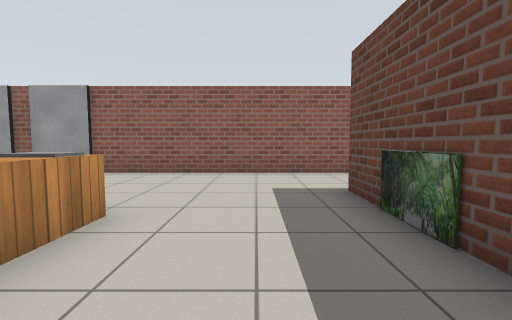
[1] (above)

16 first-person views from a walk through a robot-simulator world made for Gazebo. The camera is 0.9 m above the floor, tilts 4° down and sees 90° across. The floor is counted in squares, 1 m on a side. Each view is taken from the middle of a square. On the plan, view 1 faces up. The plan holds only what a view shows up to about 10 squares ahead; the rest is blank. Robots are left out. Simple patterns stand in for the simulator's built-in surfaces. Simple shapes stand in for some stock models. Some surface patterns are stand-ins.

[2]
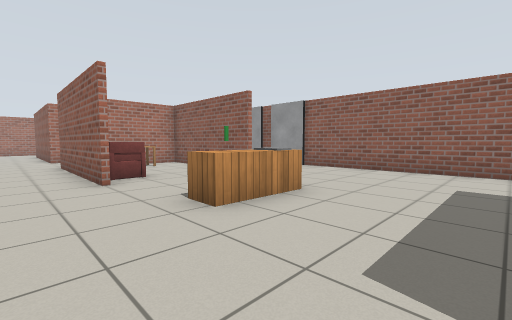

[3]
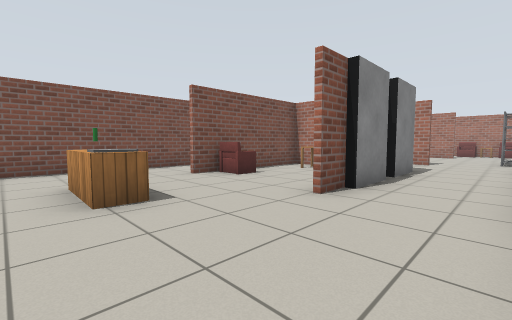

[4]
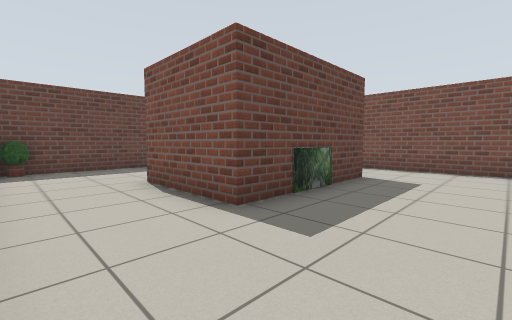

[5]
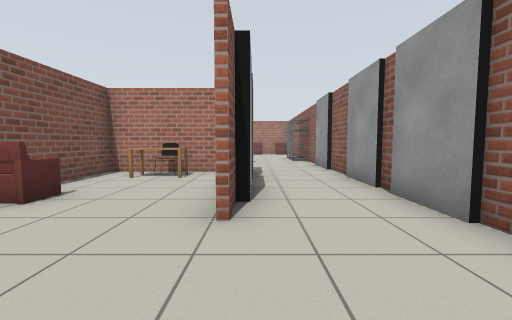

[6]
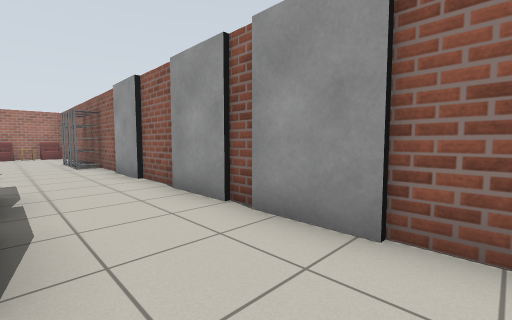

[7]
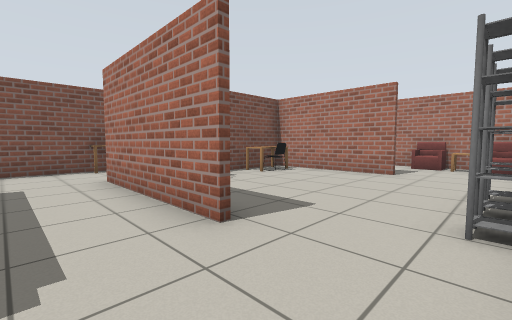

[8]
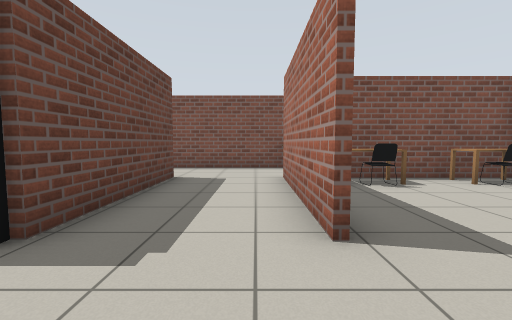

[9]
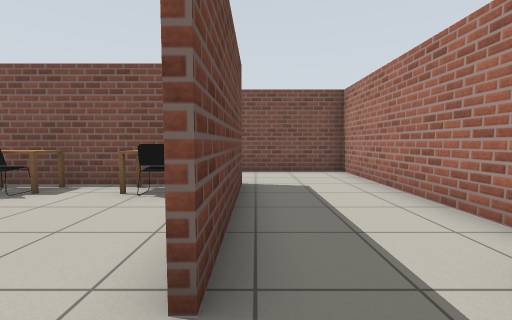

[10]
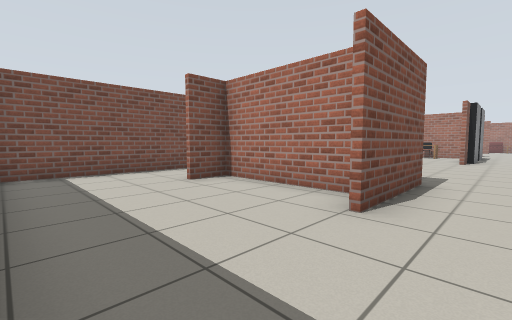

[11]
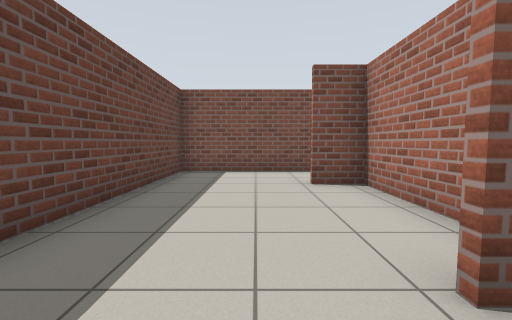

[12]
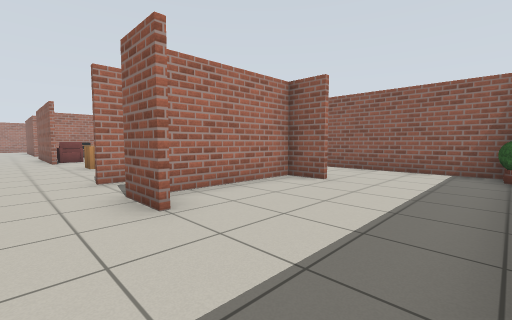

[13]
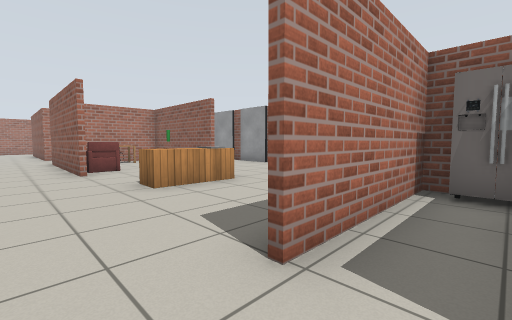

[14]
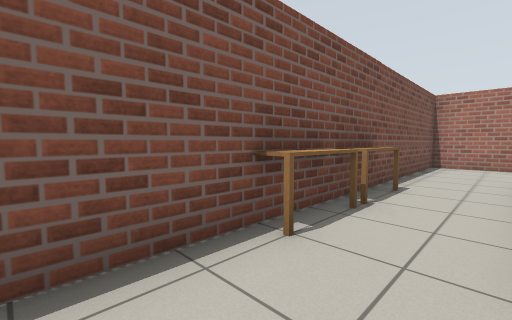

[15]
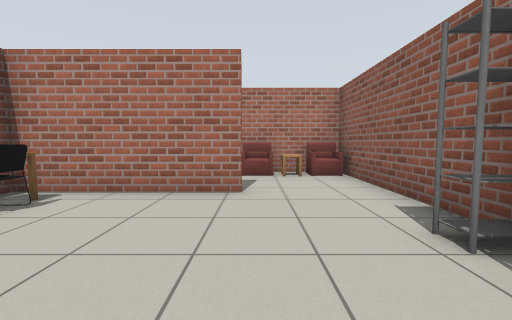

[16]
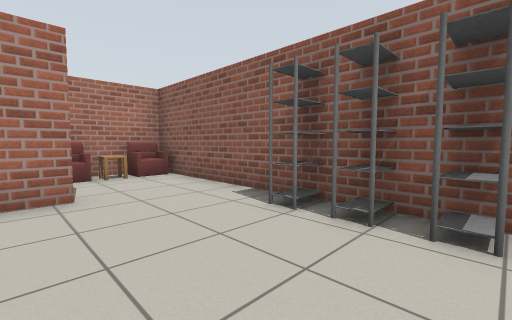

### Floor plan
Ten units are one square. View 1 is at (0, 0); x grows to the right and y downward. Boxes are objects, and circles mark ways between rooms. Rooms are numbered by the first view taken in them; rooms with no view inside come last. Other rooms are left out.
<svg viewBox="-222 -90 312 120">
<path fill="none" stroke="#000" d="M-97 -39 -97 -6 -49 -6M-55 -47 -49 -47M-127 -48 -127 -4M-48 -45 -55 -45M-89 -75 -105 -75M-49 -4 -99 -4 -99 -46M-65 -75 -71 -75M-64 20 26 20M-125 -75 -135 -75M-135 20 -90 20M-166 -6 -154 -6M-164 -75 -217 -75 -217 20 -164 20M-185 -48 -185 -6M-187 -6 -187 -48M17 -4 17 -47 49 -47M29 -45 19 -45 19 -26M55 -75 -45 -75M49 -45 37 -45 37 -6 49 -6M49 -4 35 -4M80 -75 55 -75M36 20 83 20 83 -66M26 20 36 20M19 -26 19 -4M31 -39 22 -39"/>
<rect x="-215" y="-55" width="10" height="10" fill="#bbb"><title>sofa</title></rect>
<rect x="-215" y="-65" width="10" height="10" fill="#bbb"><title>side table</title></rect>
<rect x="-215" y="-75" width="10" height="10" fill="#bbb"><title>sofa</title></rect>
<rect x="-185" y="-15" width="20" height="10" fill="#bbb"><title>desk</title></rect>
<rect x="-175" y="-25" width="10" height="10" fill="#bbb"><title>chair</title></rect>
<rect x="-165" y="15" width="20" height="10" fill="#bbb"><title>table</title></rect>
<rect x="-165" y="-85" width="10" height="20" fill="#bbb"><title>shelf</title></rect>
<rect x="-155" y="-15" width="20" height="10" fill="#bbb"><title>desk</title></rect>
<rect x="-155" y="-25" width="10" height="10" fill="#bbb"><title>chair</title></rect>
<rect x="-155" y="-85" width="10" height="20" fill="#bbb"><title>shelf</title></rect>
<rect x="-145" y="15" width="10" height="10" fill="#bbb"><title>table</title></rect>
<rect x="-145" y="-85" width="10" height="20" fill="#bbb"><title>shelf</title></rect>
<rect x="-125" y="-85" width="20" height="10" fill="#bbb"><title>picture</title></rect>
<rect x="-105" y="-55" width="30" height="10" fill="#bbb"><title>picture</title></rect>
<rect x="-95" y="-35" width="10" height="20" fill="#bbb"><title>desk</title></rect>
<rect x="-85" y="-85" width="10" height="10" fill="#bbb"><title>picture</title></rect>
<rect x="-75" y="-55" width="20" height="10" fill="#bbb"><title>picture</title></rect>
<rect x="-65" y="-15" width="10" height="10" fill="#bbb"><title>sofa</title></rect>
<rect x="-65" y="-85" width="20" height="10" fill="#bbb"><title>picture</title></rect>
<rect x="-25" y="-15" width="10" height="10" fill="#bbb"><title>wooden box</title></rect>
<rect x="-25" y="-25" width="10" height="10" fill="#bbb"><title>other object</title></rect>
<rect x="-25" y="-35" width="10" height="10" fill="#bbb"><title>grey box</title></rect>
<rect x="15" y="-35" width="10" height="10" fill="#bbb"><title>TV</title></rect>
<rect x="75" y="-75" width="10" height="10" fill="#bbb"><title>plant</title></rect>
<circle cx="55" cy="-65" r="3" fill="#2a7"/>
<circle cx="20" cy="5" r="3" fill="#2a7"/>
<circle cx="40" cy="5" r="3" fill="#2a7"/>
<circle cx="30" cy="-15" r="3" fill="#2a7"/>
<text x="-90" y="-30">1</text>
<text x="70" y="-30">2</text>
<text x="30" y="0">3</text>
<text x="30" y="-20">4</text>
</svg>
Room 1 opens to room 2. Room 1 opens to room 3. Room 2 opens to room 3. Room 3 opens to room 4.

Where each view was taken, in squares from view 1:
view 1: 0 up, 0 right, facing up
view 2: 1 down, 1 right, facing up-left
view 3: 7 up, 1 left, facing down-left
view 4: 7 up, 1 left, facing down-right
view 5: 5 up, 2 left, facing left
view 6: 5 up, 4 left, facing up-left
view 7: 7 up, 11 left, facing down-left
view 8: 7 up, 12 left, facing down
view 9: 6 up, 19 left, facing down
view 10: 6 up, 8 right, facing down-left
view 11: 6 up, 6 right, facing down
view 12: 1 down, 8 right, facing up-left
view 13: 1 down, 3 right, facing up-left
view 14: 0 up, 11 left, facing down-left
view 15: 5 up, 14 left, facing left
view 16: 4 up, 14 left, facing up-left
